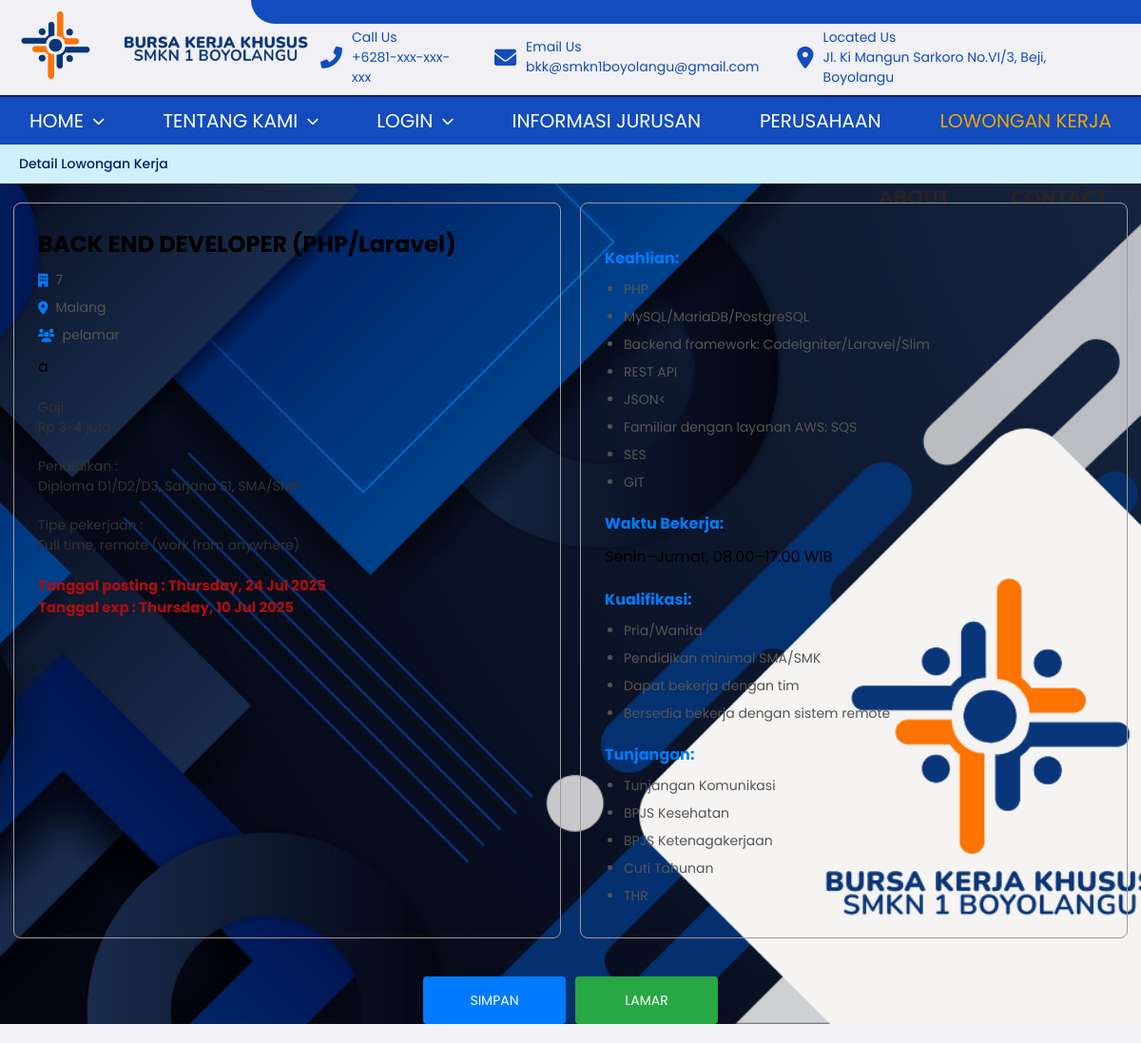
Page /BKK/Lowker/detail-lowker.php?id=2 on the committed database.
### tables this page shows
CREATE TABLE `lowker`  (
  `id_lowker` int NOT NULL AUTO_INCREMENT,
  `id_jurusan` int NOT NULL,
  `judul_lowker` varchar(255) NOT NULL,
  `deskripsi_lowker` text NOT NULL,
  `gaji` varchar(255) NULL DEFAULT NULL,
  `pendidikan` varchar(255) NULL DEFAULT NULL,
  `tipe_pekerjaan` varchar(255) NULL DEFAULT NULL,
  `tgl_ditutup` date NULL DEFAULT NULL,
  `tgl_posting` date NULL DEFAULT NULL,
  `keahlian` text NULL,
  `waktu_bekerja` varchar(255) NULL DEFAULT NULL,
  `kualifikasi` text NULL,
  `tunjangan` text NULL,
  `id_perusahaan` int NULL DEFAULT NULL,
  `lokasi` varchar(255) NULL DEFAULT NULL,
  `jumlah_pelamar` int NULL DEFAULT NULL,
  PRIMARY KEY (`id_lowker`, `id_jurusan`) USING BTREE,
  INDEX `id_perusahaan`(`id_perusahaan` ASC) USING BTREE,
  INDEX `kategori_jurusan`(`id_jurusan` ASC) USING BTREE,
  CONSTRAINT `lowker_ibfk_1` FOREIGN KEY (`id_perusahaan`) REFERENCES `perusahaan` (`id_perusahaan`) ON DELETE RESTRICT ON UPDATE RESTRICT,
  CONSTRAINT `kategori_jurusan` FOREIGN KEY (`id_jurusan`) REFERENCES `jurusan` (`id_jurusan`) ON DELETE RESTRICT ON UPDATE RESTRICT
);

### BKK/Lowker/detail-lowker.php (the view, shortened to what this page needs)
<?php
include '../koneksi.php';
$id = (int) $_GET['id'];
$query = $koneksi->prepare("
    SELECT lowker.*, perusahaan.nama AS nama_perusahaan, perusahaan.alamat, perusahaan.kota,
           jurusan.jurusan AS nama_jurusan
    FROM lowker
    JOIN perusahaan ON lowker.id_perusahaan = perusahaan.id_perusahaan
    JOIN jurusan ON lowker.id_jurusan = jurusan.id_jurusan
    WHERE lowker.id_lowker = ?
");
$query->bind_param("i", $id);
$query->execute();
$result = $query->get_result();
$data = $result->fetch_assoc();
$keahlianList = isset($data['keahlian']) ? explode(',', $data['keahlian']) : [];
$kualifikasiList = isset($data['kualifikasi']) ? explode(',', $data['kualifikasi']) : [];
$tunjanganList = isset($data['tunjangan']) ? explode(',', $data['tunjangan']) : [];
?>
<!DOCTYPE html>
<html lang="en">
<head>
    <link rel="stylesheet" href="../css/navbar.css?v=<?php echo time(); ?>">
    <link rel="stylesheet" href="detail-lowker.css?v=<?php echo time(); ?>">
    <link href="https://cdnjs.cloudflare.com/ajax/libs/font-awesome/6.0.0-beta3/css/all.min.css" rel="stylesheet">
</head>
<body>
    <header>
        <div class="rectangle">
        </div>
        <div class="logo">
            <div class="logo-header">
                <img src="../logo.png" alt="BKK SMKN 1 Boyolangu Logo">
            </div>
            <div class="header-text">
                <img src="../tulisan logo.png" alt="Bursa Kerja Khusus SMKN 1 Boyolangu" id="text-img">
            </div>
        </div>
        <div class="contact-info">
            <div class="contact-phone">
                <i class="fas fa-phone-alt"></i>
                <div class="contact-ket">
                    <p>Call Us</p>
                    <p>+6281-xxx-xxx-xxx</p>
                </div>
            </div>
            <div class="contact-email">
                <i class="fas fa-envelope"></i>
                <div class="contact-ket">
                    <p>Email Us</p>
                    <p>bkk@smkn1boyolangu@gmail.com</p>
                </div>
            </div>
            <div class="contact-map">
                <i class="fas fa-map-marker-alt"></i>
                <div class="contact-ket">
                    <p>Located Us</p>
                    <p>Jl. Ki Mangun Sarkoro No.VI/3, Beji, Boyolangu</p>
                </div>
            </div>
        </div>
    </header>
    <div class="container">
        <nav class="navbar">
            <ul class="navbar-container">
                <li>
                    <a href="../Home/Halaman Utama/berandautama.html">HOME<i class="fa-solid fa-chevron-down"></i></a>
                </li>
                <li><a href="#">TENTANG KAMI<i class="fa-solid fa-chevron-down"></i></a>
                </li>
                <li><a href="#">LOGIN<i class="fa-solid fa-chevron-down"></i></a>
                </li>
                <li><a href="../Informasi Jurusan/informasiJurusan.php">INFORMASI JURUSAN</a></li>
                <li><a href="../Perusahaan/perusahaan.php">PERUSAHAAN</a></li>
                <li><a href="loker.php" class="active">LOWONGAN KERJA</a></li>
            </ul>
        </nav>
        <div class="header-bar">
            <a href="#">Detail Lowongan Kerja</a>
        </div>
        <main>
            <section class="detail-lowongan">
                <div class="container-detail">
                    <div class="kotak-satu">
                        <h2><?= htmlspecialchars($data['judul_lowker']) ?></h2>
                        <div class="rincian">
                            <ul>
                                <li><i class="fa-solid fa-building"></i><?= htmlspecialchars($data['id_perusahaan']) ?></li>
                                <li><i class="fa-solid fa-location-dot"></i><?= htmlspecialchars($data['lokasi']) ?></li>
                                <li><i class="fa-solid fa-users"></i><?= htmlspecialchars($data['jumlah_pelamar']) ?> pelamar</li>
                            </ul>
                        </div>
                        <p><?= htmlspecialchars($data['deskripsi_lowker']) ?></p>
                        <div class="gaji">
                            <p>Gaji :</p>
                            <p><?= htmlspecialchars($data['gaji']) ?></p>
                        </div>
                        <div class="pendidikan">
                            <p>Pendidikan :</p>
                            <p><?= htmlspecialchars($data['pendidikan']) ?></p>
                        </div>
                        <div class="tipe">
                            <p>Tipe pekerjaan :</p>
                            <p><?= htmlspecialchars($data['tipe_pekerjaan']) ?></p>
                        </div>
                        <div class="tanggal">
                            <p><strong>Tanggal posting : <?= date('l, d M Y', strtotime($data['tgl_posting'])) ?></strong></p>
                            <p><strong>Tanggal exp : <?= date('l, d M Y', strtotime($data['tgl_ditutup'])) ?></strong></p>
                        </div>
                    </div>
                    <div class="kotak-dua">
                        <div class="detail-content">
                            <div class="info">
                                <h3>Keahlian:</h3>
                                <ul>
                                    <?php foreach ($keahlianList as $item_keahlian): ?>
                                    <li><?= htmlspecialchars(trim($item_keahlian)) ?></li>
                                    <?php endforeach; ?>
                                </ul>
                                <h3>Waktu Bekerja:</h3>
                                <p><?= htmlspecialchars($data['waktu_bekerja']) ?></p>
                            </div>
                            <div class="requirements">
                                <h3>Kualifikasi:</h3>
                                <ul>
                                    <?php foreach ($kualifikasiList as $item_kualifikasi): ?>
                                    <li><?= htmlspecialchars(trim($item_kualifikasi)) ?></li>
                                    <?php endforeach; ?>
                                </ul>
                                <h3>Tunjangan:</h3>
                                <ul>
                                    <?php foreach ($tunjanganList as $item_tunjangan): ?>
                                    <li><?= htmlspecialchars(trim($item_tunjangan)) ?></li>
                                    <?php endforeach; ?>
                                </ul>
                            </div>
                        </div>
                    </div>
                    <div class="actions">
                        <button class="save-btn">SIMPAN</button>
                        <button class="apply-btn">LAMAR</button>
                    </div>
                </div>
            </section>
        </main>

### BKK/css/navbar.css (style rules this page uses)
header { padding-top: 10px; display: flex; justify-content: space-between; align-items: center; border-bottom: 2px solid #002366; }
header .rectangle { position: absolute; top: 0; right: 0; width: 78vw; min-height: 25px; background-color: #134CBC; border-bottom-left-radius: 54px; }
.logo { display: flex; align-items: center; }
.logo-header { display: flex; align-items: center; margin-left: 20px; }
.logo-header img { height: 75px; margin-bottom: 15px; }
.header-text { flex: 2; text-align: center; }
#text-img { width: 220px; height: auto; margin-left: 20px; }
.contact-info { margin-top: 10px; margin-right: 50px; display: flex; gap: 40px; align-items: center; justify-content: center; width: 100%; }
.contact-ket p { font-size: 14px; }
.contact-phone, .contact-email, .contact-map { display: flex; align-items: center; justify-content: center; color: #134CBC; }
.contact-phone i, .contact-email i, .contact-map i { margin-right: 10px; font-size: 23px; }
.container { background-image: url('../../bg utama.png'); background-size: cover; background-position: 75% center; width: 100vw; }
.navbar { background: #134CBC; position: relative; }
.navbar-container { display: flex; justify-content: space-around; height: 50px; list-style: none; padding: 0; margin: 0; position: relative; }
.navbar ul li { position: relative; }
.navbar ul li a { display: flex; align-items: center; padding: 10px 25px; color: #FFF; text-decoration: none; font-size: 20px; font-weight: 400; font-family: 'Poppins', sans-serif; position: relative; z-index: 1; transition: color 0.3s ease; }
.navbar ul li a i { margin-left: 10px; font-size: 13px; }
.navbar ul li a.active { color: #f0a500; }

### BKK/Lowker/detail-lowker.css (style rules this page uses)
* { margin: 0; padding: 0; box-sizing: border-box; font-family: 'Poppins', sans-serif; }
body { background-color: #f0f0f5; font-size: 16px; }
.header-bar { background-color: #d1f0ff; padding: 10px 20px; text-align: left; font-size: 14px; font-weight: 500; }
.header-bar a { color: #002366; text-decoration: none; margin-right: 40px; }
.container-detail { display: flex; justify-content: center; flex-wrap: wrap; margin: 20px auto; gap: 20px; max-width: 1200px; }
.detail-lowongan { width: 100%; }
.kotak-satu, .kotak-dua { border: 1px solid #9b9a9a; border-radius: 8px; padding: 25px; box-sizing: border-box; }
.kotak-satu { flex: 1; min-width: 350px; max-width: 48%; }
.kotak-dua { flex: 1; min-width: 350px; max-width: 48%; }
.info ul li, .requirements ul li { list-style-type: disc; margin-left: 20px; }
.rincian ul { list-style: none; padding: 0; margin: 10px 0; }
.rincian ul li { display: flex; align-items: center; margin-bottom: 8px; font-size: 14px; color: #555; }
.rincian ul li i { margin-right: 8px; color: #007bff; }
.gaji, .pendidikan, .tipe, .tanggal { margin-top: 20px; font-size: 14px; color: #333; }
.tanggal { margin-bottom: 20px; font-size: 15px; color: rgb(170, 15, 15); }
.detail-content h3 { margin-top: 20px; margin-bottom: 10px; color: #007bff; font-size: 16px; }
.detail-content ul { list-style: none; padding: 0; color: #555; font-size: 14px; }
.detail-content ul li { margin-bottom: 8px; }
.actions { display: flex; justify-content: center; gap: 10px; margin-top: 20px; width: 100%; }
.actions button { padding: 10px 20px; font-size: 14px; width: 150px; height: 50px; color: #fff; border: none; border-radius: 4px; cursor: pointer; }
.save-btn { background-color: #007bff; }
.apply-btn { background-color: #28a745; }

### rows in the picture
lowker: judul_lowker "BACK END DEVELOPER (PHP/Laravel)", id_perusahaan "7", lokasi "Malang", deskripsi_lowker "a", pendidikan "Diploma D1/D2/D3, Sarjana S1, SMA/SMK", tipe_pekerjaan "Full time, remote (work from anywhere)", tgl_posting "Thursday, 24 Jul 2025", tgl_ditutup "Thursday, 10 Jul 2025", keahlian "PHP", keahlian "MySQL/MariaDB/PostgreSQL", keahlian "Backend framework: CodeIgniter/Laravel/Slim", keahlian "REST API", keahlian "JSON<", keahlian "Familiar dengan layanan AWS: SQS", keahlian "SES", keahlian "GIT", waktu_bekerja "Senin–Jumat, 08.00–17.00 WIB", kualifikasi "Pria/Wanita", kualifikasi "Pendidikan minimal SMA/SMK", kualifikasi "Dapat bekerja dengan tim", kualifikasi "Bersedia bekerja dengan sistem remote", tunjangan "Tunjangan Komunikasi", tunjangan "BPJS Kesehatan", tunjangan "BPJS Ketenagakerjaan", tunjangan "Cuti Tahunan", tunjangan "THR"
